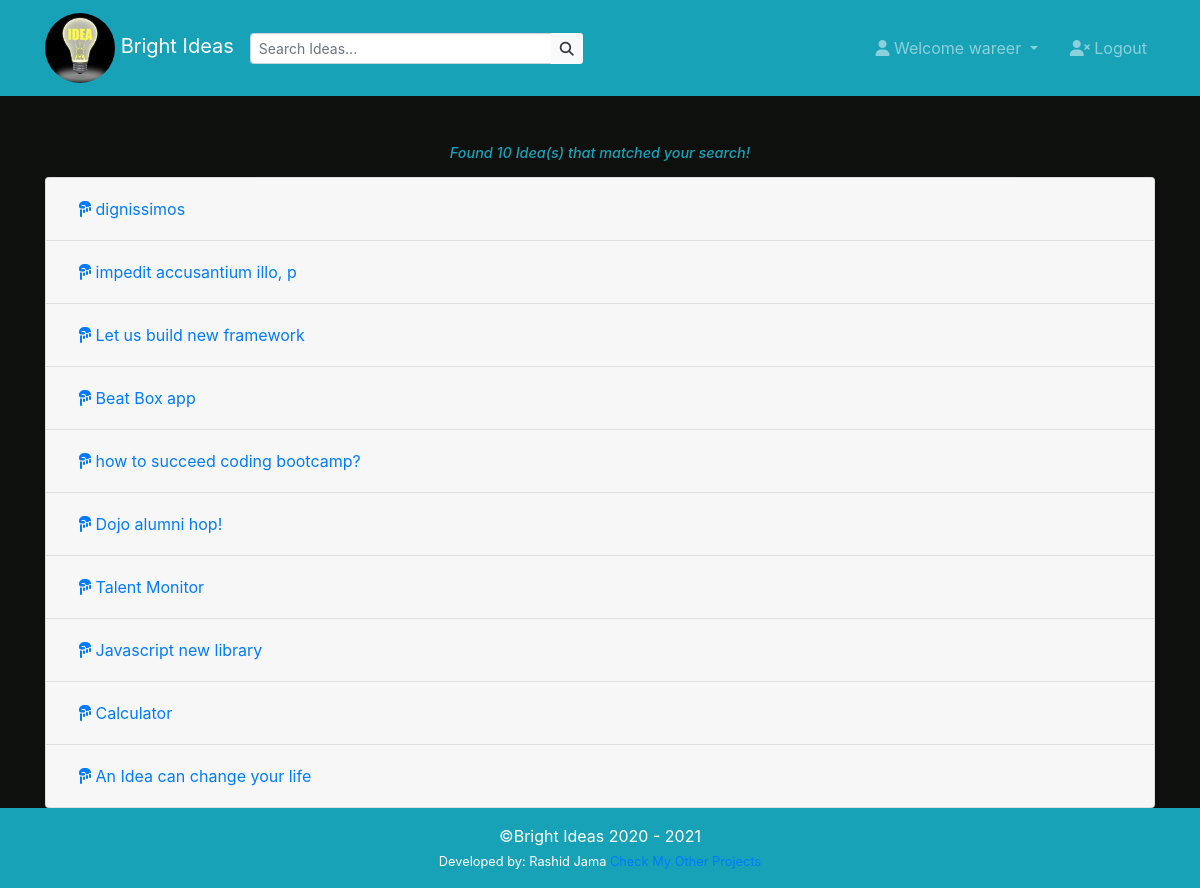
/ideas/search (signed in), run on the app's committed database.
### ideas/models.py (models this page shows)
class Post(models.Model):
  title = models.CharField(max_length=255)
  content = models.TextField()
  author = models.ForeignKey(User, related_name='posts', on_delete=models.CASCADE)
  who_likes = models.ManyToManyField(User, related_name='liked_posts')
  created_at = models.DateTimeField(auto_now_add=True)
  updated_at = models.DateTimeField(auto_now=True)
  objects = PostManager()

### ideas/views.py (the view)
# urls.py: path('search', views.search, name='search'),
def search(request):
  now = timezone.now()
  qs = Post.objects.all()
  title_contains = request.GET.get('title_contains')
  if title_contains != '' and title_contains is not None:
    qs = qs.filter(title__icontains=title_contains)
  context = {
      'queryset': qs
    }
  return render(request, 'ideas/search.html', context)

### templates/ideas/search.html (shortened to what this page needs)
{% extends 'ideas/base.html' %}
{% block body_block %}
 <div class="container mt-5">
  <h4 class="text-center text-info mb-3 font-italic figure-caption">Found {{queryset.count}} Idea(s) that matched your search!</h4>
  <div class="accordion" id="postModal">
    {% for post in queryset %}
      <div class="card">
        <div class="card-header" id="headingOne">
          <h2 class="mb-0">
            <button class="btn btn-link btn-block text-left" type="button" data-toggle="collapse" data-target="#collapse{{post.id}}" aria-expanded="true" aria-controls="collapseOne"><i class="fas fa-hand-point-down"></i> {{post.title}}</button>
          </h2>
        </div>
      </div>
    {% endfor %}
    </div>
 </div>
{% endblock %}

### templates/ideas/base.html (shortened to what this page needs)
{% load static %}
<!DOCTYPE html>
<html lang="en">
<head>
  <link rel="stylesheet" href="https://stackpath.bootstrapcdn.com/bootstrap/4.5.1/css/bootstrap.min.css">
 <link rel="stylesheet" href="{% static 'ideas/style.css' %}">
</head>
<body class="bg-dark">
  <div class="image-overlay">
  <nav class="navbar navbar-expand-md navbar-dark sticky-top py-2  bg-info mb-5">
    <div class="container">
      <a href="{% url 'index'%}" class="navbar-brand"><img src="/static/ideas/images/lightbulb.jpeg"  alt="" class="brand "> Bright Ideas</a>
      <form action="{% url 'ideas:search' %}" method="GET" class="input-group search_form">
        <input type="search" name="title_contains" class="form-control form-control-sm" placeholder="Search Ideas...">
        <div class="input-group-append">
          <button class="btn bg-light text-dark btn-sm"><i class="fas fa-search"></i></button>
        </div>
      </form>
      <div class="collapse navbar-collapse" id="navbarCollapse">
        <ul class="navbar-nav ml-auto">
          {% if user.is_authenticated %}
          <li class="nav-item dropdown mr-3">
            <a href="#" class="nav-link dropdown-toggle" data-toggle="dropdown">
              <i class="fas fa-user"></i> Welcome {{user.username}}
            </a>
          </li>
          {% endif %}
          {% if user.is_authenticated %}
          <li class="nav-item">
            <a href="{% url 'user_logout'%}" class="nav-link">
              <i class="fas fa-user-times"></i> Logout
            </a>
          </li>
          {% else %}
          <li class="nav-item">
            <a href="{% url 'ideas:user_login'%}" class="nav-link">
              <i class="fas fa-user"></i> Login
            </a>
          </li>
          {% endif %}
        </ul>
      </div>
    </div>
  </nav>
    {% block body_block %}
    {% endblock %}
<footer class="footer text-center py-3 text-white bg-info">
  <span>&#169Bright Ideas 2020 - <span id="current_year"></span></span>
  <div><small>Developed by: Rashid Jama <a href="https://www.rashidalijama.com" target="_blank">Check My Other Projects</a></small></div>
</footer>
  </div>
</body>
</html>

### static/ideas/style.css (style rules this page uses)
html { height: 100%; }
body { background-image: url('https://www.integrify.com/site/assets/files/2452/idea-management.jpg'); min-height: 100vh; }
.image-overlay { background-color: rgba(5, 5, 0, 0.8); min-height: 100vh; }
.footer { position: sticky; top: 100%; }
.brand { height: 70px; border-radius: 50%; }
@media (min-width: 1023px) { .search_form { width: 30% !important; } }

### data on the page
Post: title "dignissimos"
Post: title "impedit accusantium illo, p"
Post: title "Let us build new framework"
Post: title "Beat Box app"
Post: title "how to succeed coding bootcamp?"
Post: title "Dojo alumni hop!"
Post: title "Talent Monitor"
Post: title "Javascript new library"
Post: title "Calculator"
Post: title "An Idea can change your life"

### other printed values
{{ user.username }} "wareer"
{{ queryset.count }} "10"
